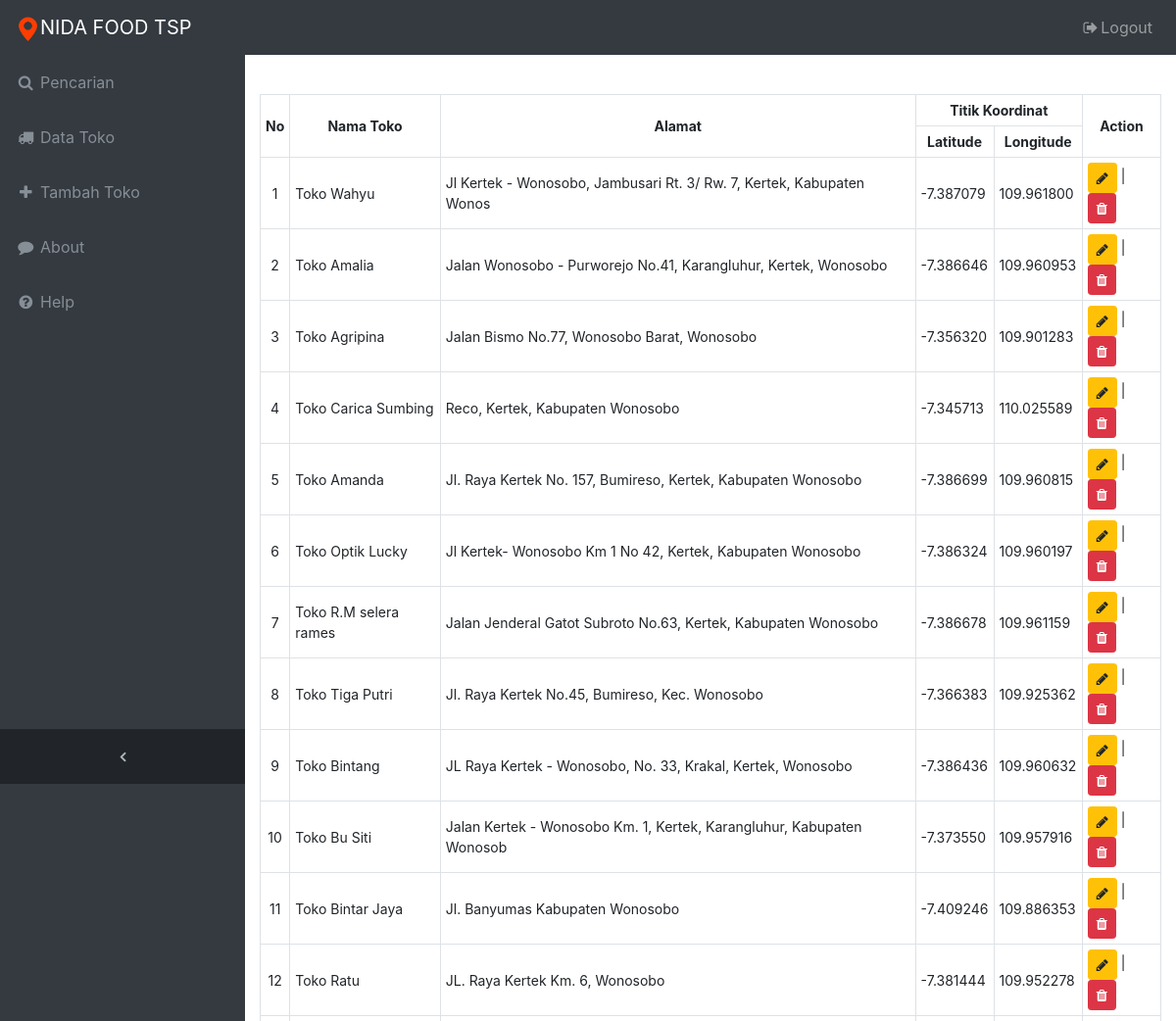
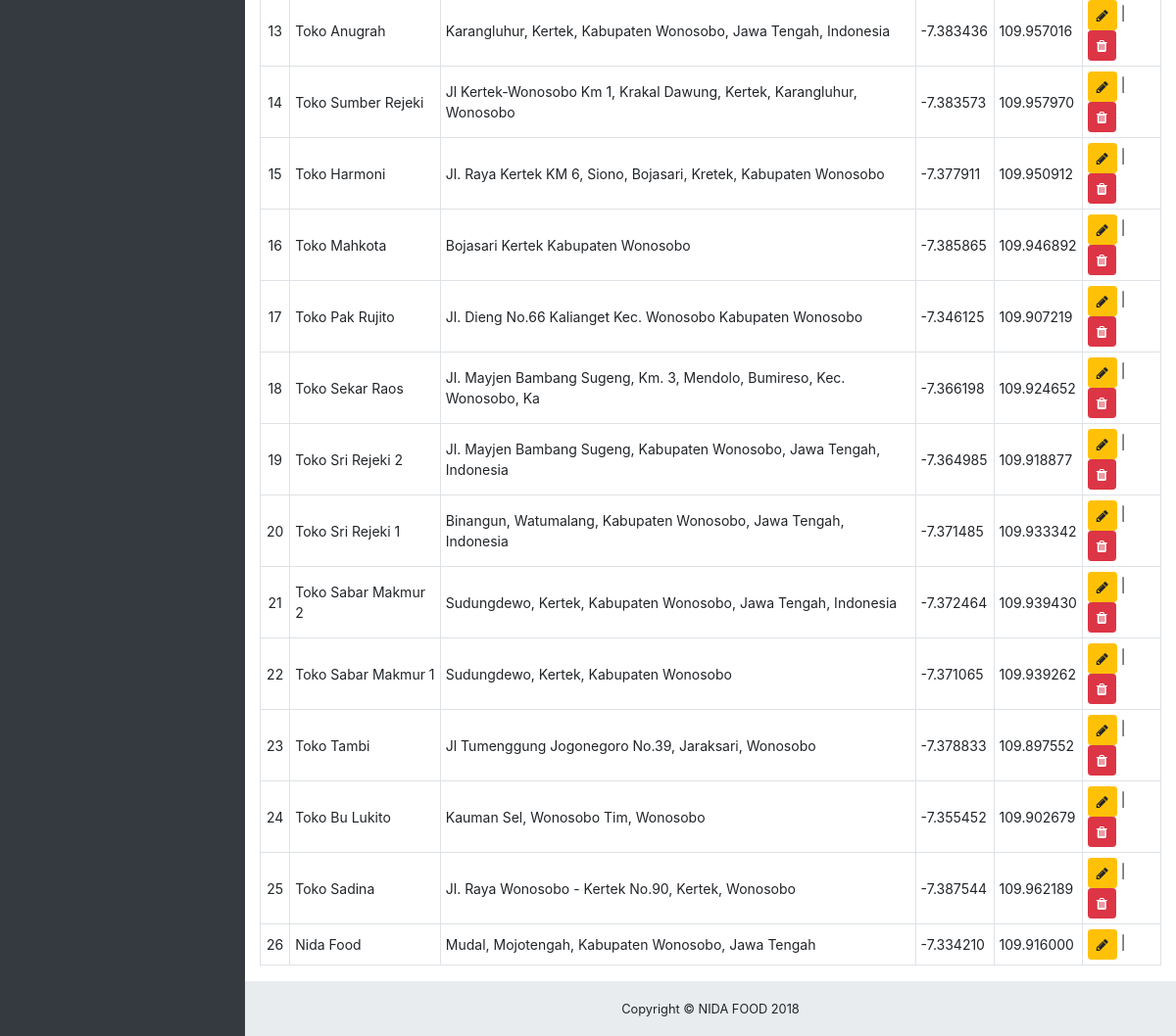
Page /admin/datatoko.php (signed in) on the committed database (2 pictures, top to bottom).
### tables this page shows
CREATE TABLE IF NOT EXISTS `tb_daftar_toko` (
  `id_toko` int(11) NOT NULL,
  `nama` varchar(60) NOT NULL,
  `alamat` varchar(70) NOT NULL,
  `lat` float(10,6) NOT NULL,
  `lng` float(10,6) NOT NULL
);

### admin/datatoko.php (called while the page is built, shortened)
<?php include 'navbar.php';?>
<?php include 'datatoko/body.php';?>
<?php include 'footer.php';?>

### admin/datatoko/body.php (shortened to what this page needs)
<div class="content-wrapper">
    <div class="container-fluid">
        <div class="row">
            <div class="col-12">
                <div class="table-responsive table-toko">
                    <br>
                    <table class="table table-bordered">
                            <tr class="text-center">
                                <th rowspan="2">No</th>
                                <th rowspan="2">Nama Toko</th>
                                <th rowspan="2">Alamat</th>
                                <th colspan="2">Titik Koordinat</th>
                                <th rowspan="2">Action</th>
                            </tr>
                            <tr class="text-center">
                                <th>Latitude</th>
                                <th>Longitude</th>
                            </tr>
                            <?php include "../config.php";
                        $query_mysql = mysql_query("SELECT * FROM tb_daftar_toko ORDER BY id_toko DESC")or die(mysql_error());
                        $id = 1;
                        while($data = mysql_fetch_array($query_mysql)){
                        ?>
                                <tr>
                                    <td class="text-center">
                                        <?php echo $id++; ?>
                                    </td>
                                    <td>
                                        <?php echo $data['nama']; ?>
                                    </td>
                                    <td>
                                        <?php echo $data['alamat']; ?>
                                    </td>
                                    <td>
                                        <?php echo $data['lat']; ?>
                                    </td>
                                    <td>
                                        <?php echo $data['lng']; ?>
                                    </td>
                                    <td>
                                        <a class="btn btn-sm btn-warning" href="edit.php?id=<?php echo $data['id_toko']; ?>"><span class="fa fa-pencil"></span></a> |
                                        <?php if ($data['id_toko'] != 1){ ?>
										<a onclick="return confirm('Apakah anda yakin untuk menghapus toko tersebut ?')" href="datatoko/delete.php?id=<?php echo $data['id_toko']; ?>">
                                            <button class="btn btn-sm btn-danger"><span class="fa fa-trash"></span></button>
                                        </a>
										<?php } ?>
                                    </td>
                                </tr>
                                <?php } ?>
                    </table>
                </div>
            </div>
        </div>
    </div>

### assets/css/sb-admin.css (style rules this page uses)
html { position: relative; min-height: 100%; }
body { overflow-x: hidden; }
body.sticky-footer { margin-bottom: 56px; }
body.sticky-footer .content-wrapper { min-height: calc(100vh - 56px - 56px); }
body.fixed-nav { padding-top: 56px; }
.content-wrapper { min-height: calc(100vh - 56px); padding-top: 1rem; }
.content-wrapper { overflow-x: hidden; background: white; }
@media (min-width: 992px) { .content-wrapper { margin-left: 250px; } }
.table-toko .table { font-size: 14px; }
.table-toko .table th, .table-toko .table td { padding: 5px; vertical-align: middle; }

### rows in the picture
tb_daftar_toko: nama "Toko Wahyu", alamat "Jl Kertek - Wonosobo, Jambusari Rt. 3/ Rw. 7, Kertek, Kabupaten Wonos", lat "-7.387079", lng "109.961800"
tb_daftar_toko: nama "Toko Amalia", alamat "Jalan Wonosobo - Purworejo No.41, Karangluhur, Kertek, Wonosobo", lat "-7.386646", lng "109.960953"
tb_daftar_toko: nama "Toko Agripina", alamat "Jalan Bismo No.77, Wonosobo Barat, Wonosobo", lat "-7.356320", lng "109.901283"
tb_daftar_toko: nama "Toko Carica Sumbing", alamat "Reco, Kertek, Kabupaten Wonosobo", lat "-7.345713", lng "110.025589"
tb_daftar_toko: nama "Toko Amanda", alamat "Jl. Raya Kertek No. 157, Bumireso, Kertek, Kabupaten Wonosobo", lat "-7.386699", lng "109.960815"
tb_daftar_toko: nama "Toko Optik Lucky", alamat "Jl Kertek- Wonosobo Km 1 No 42, Kertek, Kabupaten Wonosobo", lat "-7.386324", lng "109.960197"
tb_daftar_toko: nama "Toko R.M selera rames", alamat "Jalan Jenderal Gatot Subroto No.63, Kertek, Kabupaten Wonosobo", lat "-7.386678", lng "109.961159"
tb_daftar_toko: nama "Toko Tiga Putri", alamat "Jl. Raya Kertek No.45, Bumireso, Kec. Wonosobo", lat "-7.366383", lng "109.925362"
tb_daftar_toko: nama "Toko Bintang", alamat "JL Raya Kertek - Wonosobo, No. 33, Krakal, Kertek, Wonosobo", lat "-7.386436", lng "109.960632"
tb_daftar_toko: nama "Toko Bu Siti", alamat "Jalan Kertek - Wonosobo Km. 1, Kertek, Karangluhur, Kabupaten Wonosob", lat "-7.373550", lng "109.957916"
tb_daftar_toko: nama "Toko Bintar Jaya", alamat "Jl. Banyumas Kabupaten Wonosobo", lat "-7.409246", lng "109.886353"
tb_daftar_toko: nama "Toko Ratu", alamat "JL. Raya Kertek Km. 6, Wonosobo", lat "-7.381444", lng "109.952278"
tb_daftar_toko: nama "Toko Anugrah", alamat "Karangluhur, Kertek, Kabupaten Wonosobo, Jawa Tengah, Indonesia", lat "-7.383436", lng "109.957016"
tb_daftar_toko: nama "Toko Sumber Rejeki", alamat "Jl Kertek-Wonosobo Km 1, Krakal Dawung, Kertek, Karangluhur, Wonosobo", lat "-7.383573", lng "109.957970"
tb_daftar_toko: nama "Toko Harmoni", alamat "Jl. Raya Kertek KM 6, Siono, Bojasari, Kretek, Kabupaten Wonosobo", lat "-7.377911", lng "109.950912"
tb_daftar_toko: nama "Toko Mahkota", alamat "Bojasari Kertek Kabupaten Wonosobo", lat "-7.385865", lng "109.946892"
tb_daftar_toko: nama "Toko Pak Rujito", alamat "Jl. Dieng No.66 Kalianget Kec. Wonosobo Kabupaten Wonosobo", lat "-7.346125", lng "109.907219"
tb_daftar_toko: nama "Toko Sekar Raos", alamat "Jl. Mayjen Bambang Sugeng, Km. 3, Mendolo, Bumireso, Kec. Wonosobo, Ka", lat "-7.366198", lng "109.924652"
tb_daftar_toko: nama "Toko Sri Rejeki 2", alamat "Jl. Mayjen Bambang Sugeng, Kabupaten Wonosobo, Jawa Tengah, Indonesia", lat "-7.364985", lng "109.918877"
tb_daftar_toko: nama "Toko Sri Rejeki 1", alamat "Binangun, Watumalang, Kabupaten Wonosobo, Jawa Tengah, Indonesia", lat "-7.371485", lng "109.933342"
tb_daftar_toko: nama "Toko Sabar Makmur 2", alamat "Sudungdewo, Kertek, Kabupaten Wonosobo, Jawa Tengah, Indonesia", lat "-7.372464", lng "109.939430"
tb_daftar_toko: nama "Toko Sabar Makmur 1", alamat "Sudungdewo, Kertek, Kabupaten Wonosobo", lat "-7.371065", lng "109.939262"
tb_daftar_toko: nama "Toko Tambi", alamat "Jl Tumenggung Jogonegoro No.39, Jaraksari, Wonosobo", lat "-7.378833", lng "109.897552"
tb_daftar_toko: nama "Toko Bu Lukito", alamat "Kauman Sel, Wonosobo Tim, Wonosobo", lat "-7.355452", lng "109.902679"
tb_daftar_toko: nama "Toko Sadina", alamat "Jl. Raya Wonosobo - Kertek No.90, Kertek, Wonosobo", lat "-7.387544", lng "109.962189"
tb_daftar_toko: nama "Nida Food", alamat "Mudal, Mojotengah, Kabupaten Wonosobo, Jawa Tengah", lat "-7.334210", lng "109.916000"
